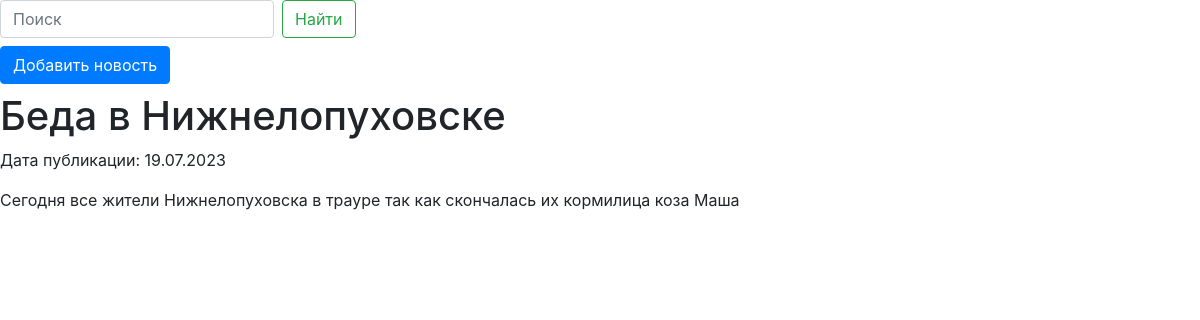
Screenshot of /news/2/ with the database file from the repository.
### news/models.py (models this page shows, shortened)
class News(models.Model):
    title = models.CharField(max_length=100)
    text = models.TextField()
    pub_date = models.DateTimeField('date published')
    author = models.ForeignKey(User, on_delete=models.CASCADE, default=None, null=True)
    def get_formatted_date(self):
        return self.pub_date.strftime("%d.%m.%Y")

### news/views.py (the view)
# urls.py: path('<int:pk>/', NewsDetailView.as_view(), name='news_detail'),
class NewsDetailView(DetailView):
    model = News
    template_name = 'news_detail.html'
    context_object_name = 'news'

### news/templatetags/custom_filters.py (called while the page is built)
@register.filter(name='censor')
def censor_text(value):
    for word in UNDESIRABLE_WORDS:
        value = value.replace(word, '***')
    return value

### news/templates/news_detail.html (shortened to what this page needs)
{% extends 'default.html' %}
{% load custom_filters %}
{% block content %}
<h1>{{ news.title }}</h1>
<p>Дата публикации: {{ news.get_formatted_date }}</p>
<p>{{ news.text|censor }}</p>
{% endblock %}

### rows the page displays
News: title "Беда в Нижнелопуховске", get_formatted_date "19.07.2023", text|censor "Сегодня все жители Нижнелопуховска в трауре так как скончалась их кормилица коза Маша"
